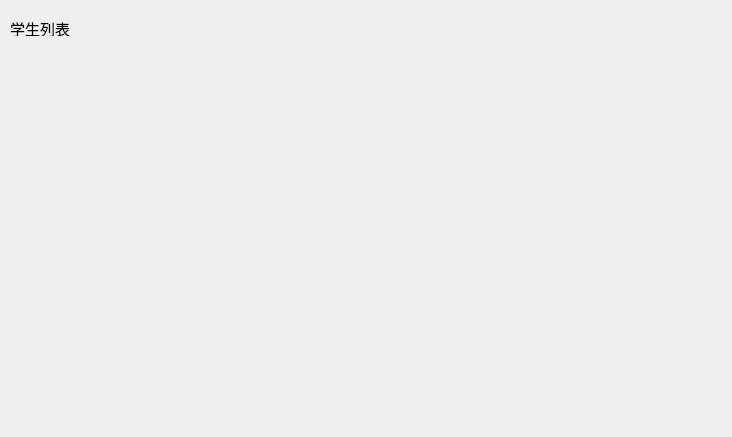
<?xml version="1.0" encoding="UTF-8"?>
<ui version="4.0">
 <class>Form</class>
 <widget class="QWidget" name="Form">
  <property name="geometry">
   <rect>
    <x>0</x>
    <y>0</y>
    <width>732</width>
    <height>437</height>
   </rect>
  </property>
  <property name="windowTitle">
   <string>学生列表</string>
  </property>
  <widget class="QLabel" name="label">
   <property name="geometry">
    <rect>
     <x>10</x>
     <y>20</y>
     <width>91</width>
     <height>16</height>
    </rect>
   </property>
   <property name="font">
    <font>
     <pointsize>11</pointsize>
    </font>
   </property>
   <property name="text">
    <string>学生列表</string>
   </property>
  </widget>
 </widget>
 <resources/>
 <connections/>
</ui>
